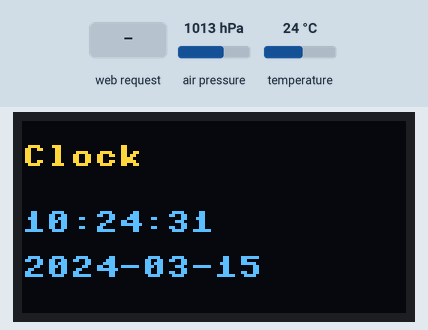
Bench run of a program on a simulated Raspberry Pi Pico running MicroPython. Parts: 128×64 one-colour display. The inputs (shaded band) are chosen by the test bench; at power-on: air pressure 1013 hPa, temperature 24 °C. The OLED is the two-colour kind (top 16 rows yellow); the clock reads 2024-03-15 10:24:30 at power-on unless the program sets it; random numbers come from a fixed seed; the board's own WiFi access point starts at once; threads take turns every 2 ms; what the program prints to the serial console is not drawn.

Above: at 1.2 s.
1.3 s: HTTP request GET /mode=snake received
At 1.51 s:
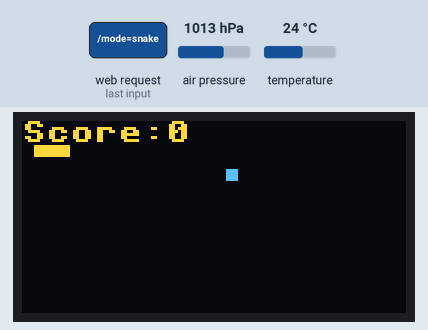
3.5 s: HTTP request GET /mode=temperature received
At 4.2 s:
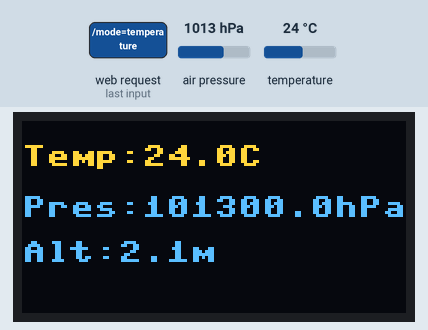
Timing chart, 0 to 6.5 s (numbered marks = the images above; inputs shaded):
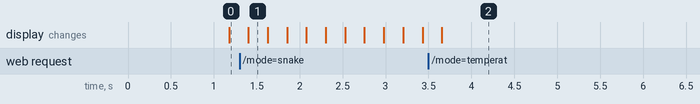

The program:

clock_watch.py
```python
import network
import time
from machine import Pin, SoftI2C
import ssd1306
from bmp280 import BMP280
import socket
import _thread
import urandom

# ---------- Wi-Fi AP ----------
def start_access_point(ssid="clockwatch", password="pico1234"):
    ap = network.WLAN(network.AP_IF)
    ap.config(essid=ssid, password=password)
    ap.active(True)
    ap.ifconfig(('192.168.4.1', '255.255.255.0', '192.168.4.1', '8.8.8.8'))
    print(f"Access Point '{ssid}' started. IP: {ap.ifconfig()[0]}")
    while not ap.active():
        time.sleep(1)
    return ap

ap = start_access_point()

# ---------- I2C Setup ----------
i2c_bmp = SoftI2C(sda=Pin(26), scl=Pin(27), freq=100000)
bmp = BMP280(i2c_bmp, addr=0x76)

i2c_oled = SoftI2C(sda=Pin(0), scl=Pin(1), freq=400000)
oled = ssd1306.SSD1306_I2C(128, 64, i2c_oled, addr=0x3C)

# ---------- Mode & Snake ----------
mode = "CLOCK"
snake_dir = "RIGHT"
snake_dir_next = "RIGHT"  # Prevent reversing
SEG_SIZE = 4
MAX_X = 128 // SEG_SIZE
MAX_Y = 64 // SEG_SIZE

snake = []
food = []
score = 0
snake_initialized = False

def init_snake():
    global snake, food, score, snake_dir, snake_dir_next, snake_initialized
    snake = [[2,2],[1,2],[0,2]]
    food = [urandom.getrandbits(7)%MAX_X, urandom.getrandbits(6)%MAX_Y]
    score = 0
    snake_dir = "RIGHT"
    snake_dir_next = "RIGHT"
    snake_initialized = True

def draw_snake():
    oled.fill(0)
    for seg in snake:
        x, y = seg
        for dx in range(SEG_SIZE):
            for dy in range(SEG_SIZE):
                oled.pixel(x*SEG_SIZE+dx, y*SEG_SIZE+dy, 1)
    # Draw food
    fx, fy = food
    for dx in range(SEG_SIZE):
        for dy in range(SEG_SIZE):
            oled.pixel(fx*SEG_SIZE+dx, fy*SEG_SIZE+dy, 1)
    # Draw score
    oled.text("Score:{}".format(score), 0, 0)
    oled.show()

def move_snake():
    global snake, food, score, snake_dir
    head = snake[0][:]
    snake_dir = snake_dir_next

    if snake_dir == "UP":
        head[1] -= 1
    elif snake_dir == "DOWN":
        head[1] += 1
    elif snake_dir == "LEFT":
        head[0] -= 1
    elif snake_dir == "RIGHT":
        head[0] += 1

    # Wrap around
    head[0] %= MAX_X
    head[1] %= MAX_Y

    # Collision with self
    if head in snake:
        init_snake()
        return

    snake.insert(0, head)

    # Check for food
    if head == food:
        score += 1
        food = [urandom.getrandbits(7)%MAX_X, urandom.getrandbits(6)%MAX_Y]
    else:
        snake.pop()

# ---------- Web Server ----------
def web_server():
    global mode, snake_dir_next, snake_initialized, score
    addr = socket.getaddrinfo('0.0.0.0', 80)[0][-1]
    s = socket.socket()
    s.bind(addr)
    s.listen(1)
    print("Web server running at 192.168.4.1")

    while True:
        cl, addr_client = s.accept()
        request = cl.recv(1024)
        request = str(request)

        # Serve live data
        if "/data" in request:
            if mode == "TEMP":
                temp = bmp.temperature
                pres = bmp.pressure
                response_data = "Temp: {:.1f}°C<br>Pres: {:.1f} hPa".format(temp, pres)
            elif mode == "CLOCK":
                t = time.localtime()
                current_time = "{:02d}:{:02d}:{:02d}".format(t[3], t[4], t[5])
                date = "{:04d}-{:02d}-{:02d}".format(t[0], t[1], t[2])
                response_data = "Time: {}<br>Date: {}".format(current_time, date)
            elif mode == "SNAKE":
                response_data = "Score: {}".format(score)
            else:
                response_data = ""
            cl.send("HTTP/1.1 200 OK\r\nContent-Type: text/plain\r\n\r\n{}".format(response_data))
            cl.close()
            continue

        # Mode selection
        if "/mode=clock" in request:
            mode = "CLOCK"
        elif "/mode=temperature" in request:
            mode = "TEMP"
        elif "/mode=snake" in request:
            mode = "SNAKE"
            if not snake_initialized:
                init_snake()

        # Snake controls
        if "/action?dir=UP" in request and snake_dir != "DOWN":
            snake_dir_next = "UP"
        elif "/action?dir=DOWN" in request and snake_dir != "UP":
            snake_dir_next = "DOWN"
        elif "/action?dir=LEFT" in request and snake_dir != "RIGHT":
            snake_dir_next = "LEFT"
        elif "/action?dir=RIGHT" in request and snake_dir != "LEFT":
            snake_dir_next = "RIGHT"

        # HTML page with live data update
        response = """HTTP/1.1 200 OK
Content-Type: text/html

<html>
<head>
<title>PicoRobot Control</title>
<meta name="viewport" content="width=device-width, initial-scale=1.0">
</head>
<body style="text-align:center; font-family:sans-serif; margin:0; padding:0;">
<h1>Mode: {}</h1>
<p id="data" style="font-size:24px;"></p>

<div style="display:grid; grid-template-columns:120px 120px 120px; justify-content:center; align-items:center; margin:20px;">
<button onclick="window.location='/mode=clock'" style="width:140px;height:70px;margin:12px;font-size:22px;border-radius:20px;">Clock</button>
<button onclick="window.location='/mode=temperature'" style="width:140px;height:70px;margin:12px;font-size:22px;border-radius:20px;">Temp</button>
<button onclick="window.location='/mode=snake'" style="width:140px;height:70px;margin:12px;font-size:22px;border-radius:20px;">Snake</button>
</div>

<p>
<button onclick="fetch('/action?dir=UP')" style="width:120px;height:90px;margin:12px;font-size:22px;border-radius:20px;">UP</button><br>
<button onclick="fetch('/action?dir=LEFT')" style="width:100px;height:90px;margin:12px;font-size:22px;border-radius:20px;">LEFT</button>
<button onclick="fetch('/action?dir=DOWN')" style="width:100px;height:90px;margin:12px;font-size:22px;border-radius:20px;">DOWN</button>
<button onclick="fetch('/action?dir=RIGHT')" style="width:100px;height:90px;margin:12px;font-size:22px;border-radius:20px;">RIGHT</button>
</p>

<script>
function updateData() {{
    fetch('/data').then(resp => resp.text()).then(data => {{
        document.getElementById('data').innerHTML = data;
    }});
}}
setInterval(updateData, 500);
updateData(); // initial call
</script>

</body>
</html>
""".format(mode)

        cl.send(response)
        cl.close()

_thread.start_new_thread(web_server, ())

# ---------- Main Loop ----------
while True:
    if mode == "TEMP":
        oled.fill(0)
        temp = bmp.temperature
        pres = bmp.pressure
        oled.text("Temp:{:.1f}C".format(temp), 0, 8)
        oled.text("Pres:{:.1f}hPa".format(pres), 0, 25)
        if hasattr(bmp, "altitude"):
            alt = bmp.altitude
            oled.text("Alt:{:.1f}m".format(alt), 0, 40)
        oled.show()
    elif mode == "CLOCK":
        oled.fill(0)
        t = time.localtime()
        current_time = "{:02d}:{:02d}:{:02d}".format(t[3], t[4], t[5])
        date = "{:04d}-{:02d}-{:02d}".format(t[0], t[1], t[2])
        oled.text("Clock", 0, 8)
        oled.text(current_time, 0, 30)
        oled.text(date, 0, 45)
        oled.show()
    elif mode == "SNAKE":
        move_snake()
        draw_snake()
    time.sleep(0.2)
```
